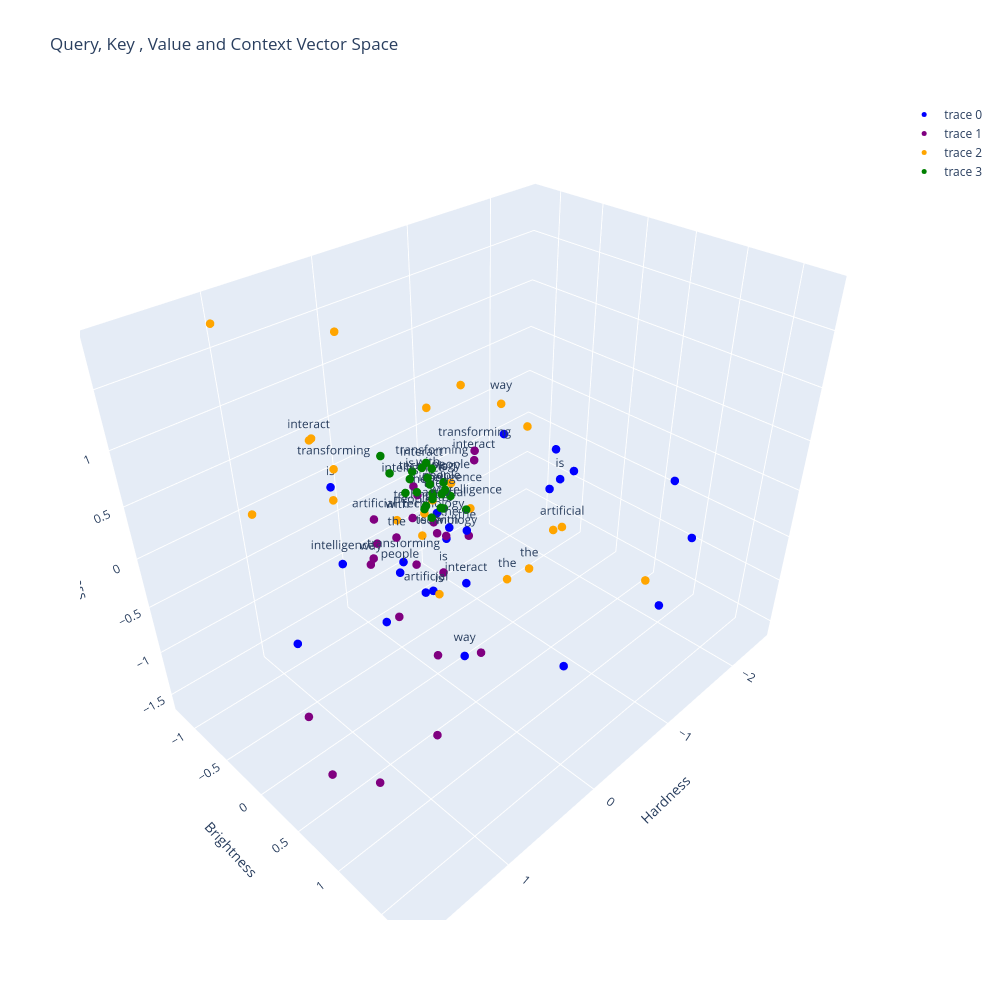

The notebook cell this image was saved under:
### Code cell
from plot_tokens import plot_tokens
u_sentences = [
    {
        "words" : q_of_sentence.detach().numpy(),
        "labels" : u_tokenizer.tokenize(prompt),
        "color" : "blue",
    },
    {
        "words" : k_of_sentence.detach().numpy(),
        "labels" : u_tokenizer.tokenize(prompt),
        "color" : "purple",
    }, 
    {
        "words" : v_of_sentence.detach().numpy(),
        "labels" : u_tokenizer.tokenize(prompt),
        "color" : "orange",
    },
    {
        "words" : context_vector.detach().numpy(),
        "labels" : u_tokenizer.tokenize(prompt),
        "color" : "green",
    },
]
plot_tokens(u_sentences ,"Query, Key , Value and Context Vector Space")

### Figure 1 — Plotly figure (JSON) as saved in the notebook; plotly's stock layout.template omitted (floating-point values rounded to 4 significant figures)
{"data": [{"hoverinfo": "text", "marker": {"color": "blue", "size": 5}, "mode": "markers+text", "text": ["artificial", " ", "is", " ", "intelligence", " ", "is", " ", "transforming", " ", "the", " ", "way", " ", "people", " ", "the", " ", "interact", " ", "with", " ", "technology"], "type": "scatter3d", "x": [0.9027, 0.5776, -1.027, 0.3546, 0.8546, 1.591, 0.4089, 0.006355, -0.133, -0.7571, 0.1555, 0.5839, 0.8442, -0.6465, 0.5306, -1.805, 0.2518, -0.3814, -0.4859, -1.078, -0.2421, -2.464, -0.05776], "y": [0.9323, 1.735, 0.4791, 1.751, -0.0958, 0.3093, -0.7996, 1.453, -0.5663, 1.764, 0.374, 0.05247, 1.252, 0.7384, 0.2015, 1.35, 0.671, -0.4544, -0.1144, -0.2299, -0.2109, 0.6927, 0.1035], "z": [0.3786, 1.473, 0.2062, -0.1378, 0.02749, -0.05932, 0.1984, 1.209, -0.766, -0.2428, 0.2597, -0.6486, -0.04532, 0.781, -0.07349, -0.363, 0.4364, -1.186, -0.9561, 0.3256, -0.09635, -0.386, -0.1057]}, {"hoverinfo": "text", "marker": {"color": "purple", "size": 5}, "mode": "markers+text", "text": ["artificial", " ", "is", " ", "intelligence", " ", "is", " ", "transforming", " ", "the", " ", "way", " ", "people", " ", "the", " ", "interact", " ", "with", " ", "technology"], "type": "scatter3d", "x": [0.1944, 1.474, 0.3203, -0.06672, -0.1372, -0.04316, 0.132, 1.477, -0.7341, 0.1328, 0.09534, -0.3766, 0.02928, 1.235, -0.1053, 0.2048, 0.3207, -0.7819, -0.8249, 0.8125, -0.02785, 0.2002, -0.08062], "y": [-0.5245, 0.1173, 0.4749, -0.8472, -0.3794, -0.8881, 0.2039, 0.355, -0.249, -0.3451, -0.05833, -0.6745, -0.8425, 0.6549, -0.3728, 0.2431, -0.07853, -0.3829, -0.3478, 0.8917, 0.1342, 0.7661, -0.07457], "z": [-0.1014, -1.044, -0.0356, -0.6712, 0.1465, -0.8536, 0.1032, -1.528, 0.2959, -1.121, 0.3262, -0.9931, -0.8594, -1.576, -0.1612, -1.149, 0.01056, -0.7132, 0.1148, -1.166, -0.04491, -0.7709, -0.04106]}, {"hoverinfo": "text", "marker": {"color": "orange", "size": 5}, "mode": "markers+text", "text": ["artificial", " ", "is", " ", "intelligence", " ", "is", " ", "transforming", " ", "the", " ", "way", " ", "people", " ", "the", " ", "interact", " ", "with", " ", "technology"], "type": "scatter3d", "x": [-0.6682, -1.031, 0.5035, 0.1138, -0.5315, -0.766, -0.449, -0.5119, 0.4948, 0.8643, -0.2541, 0.1857, -0.2569, 0.07951, -0.2228, 1.508, -0.3671, 1.017, 0.8809, 0.4947, 0.1863, 1.804, 0.1157], "y": [0.8226, 1.435, 0.6246, 1.122, -0.09887, -0.4455, -0.6572, 0.8636, -0.6046, 0.9686, 0.6136, -0.8505, 0.5209, 0.1033, -0.003321, 0.6588, 0.7509, -1.223, -0.3192, -0.655, -0.2256, 0.3517, 0.04039], "z": [0.07117, -0.342, -0.05732, 1.46, -0.1358, 0.8464, -0.6812, 0.1439, 0.5053, 1.839, -0.3544, 1.516, 1.248, 0.3475, 0.3178, 1.763, -0.2289, 1.731, 1.063, 0.1788, 0.03951, 1.205, 0.2074]}, {"hoverinfo": "text", "marker": {"color": "green", "size": 5}, "mode": "markers+text", "text": ["artificial", " ", "is", " ", "intelligence", " ", "is", " ", "transforming", " ", "the", " ", "way", " ", "people", " ", "the", " ", "interact", " ", "with", " ", "technology"], "type": "scatter3d", "x": [0.1055, 0.1582, 0.2427, 0.2388, 0.04818, -0.01767, 0.04809, 0.1879, 0.135, 0.3471, 0.1416, 0.09735, 0.1421, 0.2045, 0.1035, 0.3893, 0.1477, 0.1758, 0.2038, 0.1978, 0.1487, 0.3846, 0.1542], "y": [0.2626, 0.1751, 0.03311, 0.2069, 0.2799, 0.3853, 0.204, 0.1278, 0.1709, 0.09677, 0.1768, 0.2752, 0.2681, 0.06486, 0.2405, -0.02732, 0.1822, 0.1535, 0.1356, 0.01304, 0.1343, -0.1312, 0.1627], "z": [0.3606, 0.2546, 0.5918, 0.4237, 0.459, 0.3492, 0.5508, 0.3289, 0.7008, 0.5429, 0.4781, 0.5375, 0.3867, 0.4661, 0.4843, 0.6842, 0.4304, 0.7638, 0.7234, 0.6312, 0.6057, 0.7913, 0.5617]}], "layout": {"height": 1000, "scene": {"xaxis": {"title": {"text": "Hardness"}}, "yaxis": {"title": {"text": "Brightness"}}, "zaxis": {"title": {"text": "Redness"}}}, "title": {"text": "Query, Key , Value and Context Vector Space"}, "width": 1000}}
